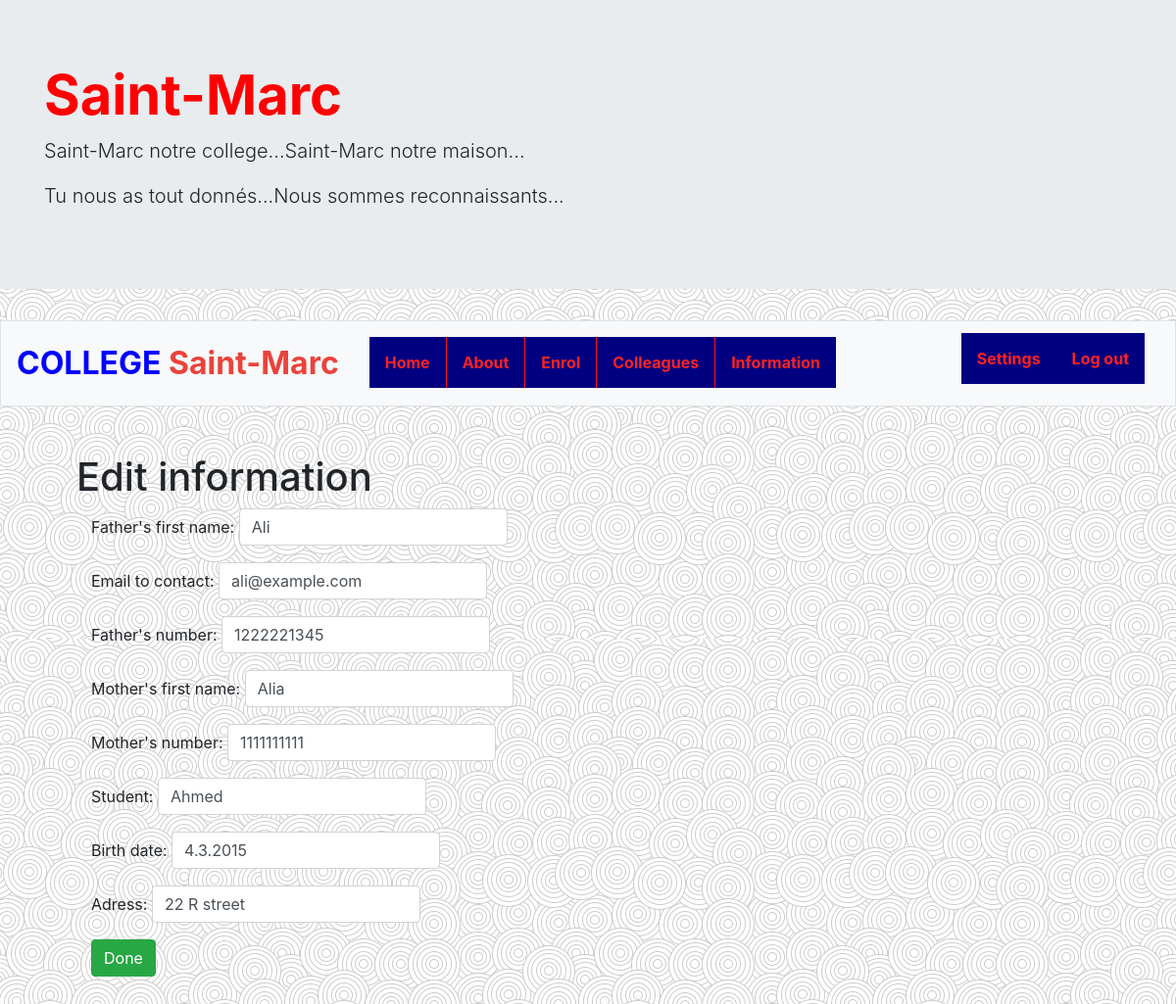
/edit (signed in), run on the app's committed database.
### tables this page shows
CREATE TABLE 'students' (
'student_id' INTEGER,
'student' TEXT,
'father' TEXT,
'mother' TEXT,
'email' TEXT,
'birth' TEXT,
'adress' TEXT,
'fnum' NUMERIC,
'mnum' NUMERIC,
FOREIGN KEY (student_id) REFERENCES users(id)
);

### application.py (the view, shortened to what this page needs)
@app.route("/edit", methods = ["GET", "POST"])
@login_required
def edit():
    if request.method == "GET":
        userid = session["user_id"]
        rows = db.execute("SELECT * FROM students WHERE student_id = ?", userid)
        return render_template("edit.html", rows=rows)

### application.py (called while the page is built)
@app.after_request
def after_request(response):
    response.headers["Cache-Control"] = "no-cache, no-store, must-revalidate"
    response.headers["Expires"] = 0
    response.headers["Pragma"] = "no-cache"
    return response

### helpers.py (called while the page is built)
def login_required(f):
    @wraps(f)
    def decorated_function(*args, **kwargs):
        if session.get("user_id") is None:
            return redirect("/login")
        return f(*args, **kwargs)
    return decorated_function

### templates/edit.html (shortened to what this page needs)
{% extends "layout.html" %}
{% block main %}
<h1>Edit information</h1>
<table>
{%for row in rows %}
<div class="container">
        <form  action="/edit" method="post">
            <div class="form-group">
                <label for="father">Father's first name:</label>
                <input autocomplete="off" autofocus class="form-control" value="{{row['father']}}" name="father" id="father" type="text">
            </div>
            <div class="form-group">
                <label for="email">Email to contact:</label>
                <input autocomplete="off" autofocus class="form-control" name="email" id="email" value="{{row['email']}}" type="text">
            </div>
            <div class="form-group">
                <label for="father_number">Father's number:</label>
                <input autocomplete="off" autofocus class="form-control" name="father_number" id="father_number" value="{{row['fnum']}}" type="number">
            </div>
            <div class="form-group">
                <label for="father">Mother's first name:</label>
                <input autocomplete="off" autofocus class="form-control" name="mother" id="mother" value="{{row['mother']}}" type="text">
            </div>
            <div class="form-group">
                <label for="father_number">Mother's number:</label>
                <input autocomplete="off" autofocus class="form-control" name="mother_number" id="mother_number" value="{{row['mnum']}}" type="number">
            </div>
             <div class="form-group">
                <label for="student">Student:</label>
                <input autocomplete="off" autofocus class="form-control" name="student" id="student" value="{{row['student']}}" type="text">
            </div>
             <div class="form-group">
                <label for="birth">Birth date:</label>
                <input autocomplete="off" autofocus class="form-control" name="birth" id="birth" value="{{row['birth']}}" type="text">
            </div>
             <div class="form-group">
                <label for="adress">Adress:</label>
                <input autocomplete="off" autofocus class="form-control" name="adress" id="adress" value="{{row['adress']}}" type="text">
            </div>
            <button class="btn btn-success" type="submit">Done</button>
        </form>
    </div>
{%endfor%}
{% endblock %}

### static/styles.css (style rules this page uses)
main .form-control { display: inline-block; width: auto; }
table, th, td { border: 1px solid black; border-collapse: collapse; }
table { width: 100%; }
::placeholder { color: red; opacity: 1; font-weight:500; }

### data on the page
students: father "Ali", email "ali@example.com", father_number "1222221345", mother "Alia", mother_number "1111111111", student "Ahmed", birth "4.3.2015", adress "22 R street"
